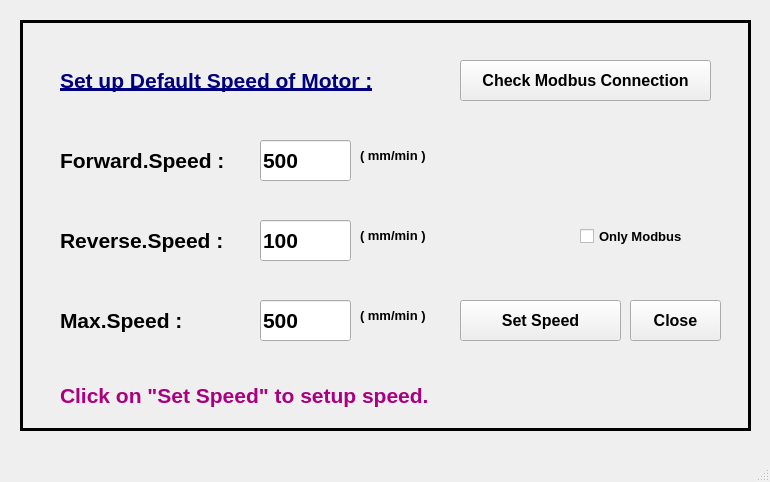
<?xml version="1.0" encoding="UTF-8"?>
<ui version="4.0">
 <class>MainWindow</class>
 <widget class="QMainWindow" name="MainWindow">
  <property name="geometry">
   <rect>
    <x>0</x>
    <y>0</y>
    <width>770</width>
    <height>482</height>
   </rect>
  </property>
  <property name="windowTitle">
   <string>MainWindow</string>
  </property>
  <widget class="QWidget" name="centralwidget">
   <widget class="QFrame" name="frame">
    <property name="geometry">
     <rect>
      <x>20</x>
      <y>20</y>
      <width>731</width>
      <height>411</height>
     </rect>
    </property>
    <property name="frameShape">
     <enum>QFrame::Box</enum>
    </property>
    <property name="frameShadow">
     <enum>QFrame::Plain</enum>
    </property>
    <property name="lineWidth">
     <number>3</number>
    </property>
    <widget class="QLineEdit" name="lineEdit">
     <property name="geometry">
      <rect>
       <x>240</x>
       <y>120</y>
       <width>91</width>
       <height>41</height>
      </rect>
     </property>
     <property name="font">
      <font>
       <family>Arial</family>
       <pointsize>16</pointsize>
       <weight>75</weight>
       <bold>true</bold>
      </font>
     </property>
     <property name="text">
      <string>500</string>
     </property>
    </widget>
    <widget class="QLabel" name="label">
     <property name="geometry">
      <rect>
       <x>40</x>
       <y>120</y>
       <width>181</width>
       <height>41</height>
      </rect>
     </property>
     <property name="font">
      <font>
       <family>Arial</family>
       <pointsize>16</pointsize>
       <weight>75</weight>
       <bold>true</bold>
      </font>
     </property>
     <property name="text">
      <string>Forward.Speed :</string>
     </property>
    </widget>
    <widget class="QLabel" name="label_2">
     <property name="geometry">
      <rect>
       <x>340</x>
       <y>120</y>
       <width>81</width>
       <height>31</height>
      </rect>
     </property>
     <property name="font">
      <font>
       <family>Arial</family>
       <pointsize>10</pointsize>
       <weight>75</weight>
       <bold>true</bold>
      </font>
     </property>
     <property name="text">
      <string>( mm/min )</string>
     </property>
    </widget>
    <widget class="QLabel" name="label_3">
     <property name="geometry">
      <rect>
       <x>40</x>
       <y>200</y>
       <width>181</width>
       <height>41</height>
      </rect>
     </property>
     <property name="font">
      <font>
       <family>Arial</family>
       <pointsize>16</pointsize>
       <weight>75</weight>
       <bold>true</bold>
      </font>
     </property>
     <property name="text">
      <string>Reverse.Speed :</string>
     </property>
    </widget>
    <widget class="QLineEdit" name="lineEdit_2">
     <property name="geometry">
      <rect>
       <x>240</x>
       <y>200</y>
       <width>91</width>
       <height>41</height>
      </rect>
     </property>
     <property name="font">
      <font>
       <family>Arial</family>
       <pointsize>16</pointsize>
       <weight>75</weight>
       <bold>true</bold>
      </font>
     </property>
     <property name="text">
      <string>100</string>
     </property>
    </widget>
    <widget class="QLabel" name="label_4">
     <property name="geometry">
      <rect>
       <x>340</x>
       <y>200</y>
       <width>81</width>
       <height>31</height>
      </rect>
     </property>
     <property name="font">
      <font>
       <family>Arial</family>
       <pointsize>10</pointsize>
       <weight>75</weight>
       <bold>true</bold>
      </font>
     </property>
     <property name="text">
      <string>( mm/min )</string>
     </property>
    </widget>
    <widget class="QPushButton" name="pushButton">
     <property name="geometry">
      <rect>
       <x>440</x>
       <y>280</y>
       <width>161</width>
       <height>41</height>
      </rect>
     </property>
     <property name="font">
      <font>
       <family>Arial</family>
       <pointsize>12</pointsize>
       <weight>75</weight>
       <bold>true</bold>
      </font>
     </property>
     <property name="text">
      <string>Set Speed</string>
     </property>
    </widget>
    <widget class="QPushButton" name="pushButton_2">
     <property name="geometry">
      <rect>
       <x>440</x>
       <y>40</y>
       <width>251</width>
       <height>41</height>
      </rect>
     </property>
     <property name="font">
      <font>
       <family>Arial</family>
       <pointsize>12</pointsize>
       <weight>75</weight>
       <bold>true</bold>
      </font>
     </property>
     <property name="text">
      <string>Check Modbus Connection</string>
     </property>
    </widget>
    <widget class="QLabel" name="label_5">
     <property name="geometry">
      <rect>
       <x>40</x>
       <y>350</y>
       <width>651</width>
       <height>51</height>
      </rect>
     </property>
     <property name="font">
      <font>
       <family>Arial</family>
       <pointsize>16</pointsize>
       <weight>75</weight>
       <bold>true</bold>
      </font>
     </property>
     <property name="styleSheet">
      <string notr="true">color: rgb(170, 0, 127);</string>
     </property>
     <property name="text">
      <string>Click on &quot;Set Speed&quot; to setup speed.</string>
     </property>
    </widget>
    <widget class="QPushButton" name="pushButton_3">
     <property name="geometry">
      <rect>
       <x>610</x>
       <y>280</y>
       <width>91</width>
       <height>41</height>
      </rect>
     </property>
     <property name="font">
      <font>
       <family>Arial</family>
       <pointsize>12</pointsize>
       <weight>75</weight>
       <bold>true</bold>
      </font>
     </property>
     <property name="text">
      <string>Close</string>
     </property>
    </widget>
    <widget class="QLabel" name="label_6">
     <property name="geometry">
      <rect>
       <x>40</x>
       <y>40</y>
       <width>341</width>
       <height>41</height>
      </rect>
     </property>
     <property name="font">
      <font>
       <family>Arial</family>
       <pointsize>16</pointsize>
       <weight>75</weight>
       <bold>true</bold>
       <underline>true</underline>
      </font>
     </property>
     <property name="styleSheet">
      <string notr="true">color: rgb(0, 0, 127);</string>
     </property>
     <property name="text">
      <string>Set up Default Speed of Motor :</string>
     </property>
    </widget>
    <widget class="QCheckBox" name="checkBox">
     <property name="geometry">
      <rect>
       <x>560</x>
       <y>196</y>
       <width>141</width>
       <height>41</height>
      </rect>
     </property>
     <property name="font">
      <font>
       <family>Arial</family>
       <pointsize>10</pointsize>
       <weight>75</weight>
       <bold>true</bold>
      </font>
     </property>
     <property name="text">
      <string>Only Modbus</string>
     </property>
    </widget>
    <widget class="QLabel" name="label_7">
     <property name="geometry">
      <rect>
       <x>40</x>
       <y>280</y>
       <width>181</width>
       <height>41</height>
      </rect>
     </property>
     <property name="font">
      <font>
       <family>Arial</family>
       <pointsize>16</pointsize>
       <weight>75</weight>
       <bold>true</bold>
      </font>
     </property>
     <property name="text">
      <string>Max.Speed :</string>
     </property>
    </widget>
    <widget class="QLineEdit" name="lineEdit_3">
     <property name="geometry">
      <rect>
       <x>240</x>
       <y>280</y>
       <width>91</width>
       <height>41</height>
      </rect>
     </property>
     <property name="font">
      <font>
       <family>Arial</family>
       <pointsize>16</pointsize>
       <weight>75</weight>
       <bold>true</bold>
      </font>
     </property>
     <property name="text">
      <string>500</string>
     </property>
    </widget>
    <widget class="QLabel" name="label_8">
     <property name="geometry">
      <rect>
       <x>340</x>
       <y>280</y>
       <width>81</width>
       <height>31</height>
      </rect>
     </property>
     <property name="font">
      <font>
       <family>Arial</family>
       <pointsize>10</pointsize>
       <weight>75</weight>
       <bold>true</bold>
      </font>
     </property>
     <property name="text">
      <string>( mm/min )</string>
     </property>
    </widget>
   </widget>
  </widget>
  <widget class="QMenuBar" name="menubar">
   <property name="geometry">
    <rect>
     <x>0</x>
     <y>0</y>
     <width>770</width>
     <height>21</height>
    </rect>
   </property>
  </widget>
  <widget class="QStatusBar" name="statusbar"/>
 </widget>
 <resources/>
 <connections/>
</ui>
